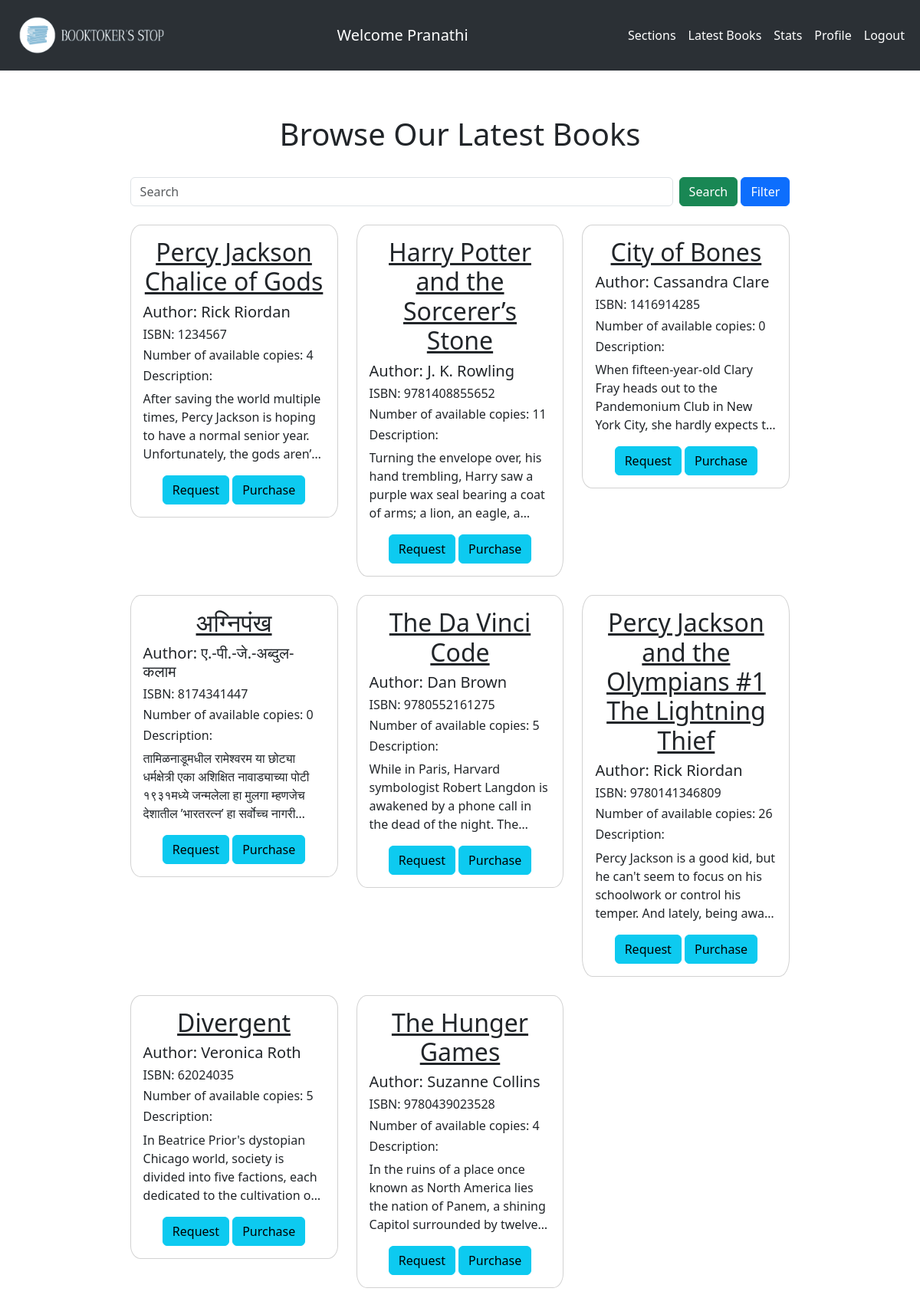
The app's page /latest_books (signed in) with its own data.
### application/models.py (models this page shows, shortened)
class Users(db.Model, UserMixin):
    user_id = db.Column(db.Integer(), autoincrement=True, primary_key=True)
    username = db.Column(db.String(), unique = True, nullable = False)
    password = db.Column(db.String(), nullable = False)
    name = db.Column(db.String(), nullable = False)
    role = db.Column(db.Integer, db.ForeignKey("roles.role_id"), nullable = False, default = 3)
    date = db.Column(db.DateTime(), default=datetime.now)

class Books(db.Model):
    book_id = db.Column(db.Integer, autoincrement=True, primary_key=True)
    title = db.Column(db.String, nullable = False)
    author = db.Column(db.String, nullable = False)
    pages = db.Column(db.Integer, nullable = False)
    rating = db.Column(db.Integer)
    isbn_no = db.Column(db.Integer, nullable = False)
    datecreated = db.Column(db.DateTime, default=datetime.now)
    lang = db.Column(db.String, nullable = False)
    copies = db.Column(db.Integer, nullable = False)
    availablecopies = db.Column(db.Integer, nullable = False)
    description = db.Column(db.Text)
    filename = db.Column(db.String, nullable = False)
    price= db.Column(db.Integer, nullable = False)
    section_id = db.Column(db.Integer, db.ForeignKey("sections.section_id"), nullable = False)

### application/controllers.py (the view)
@app.route('/latest_books')
@login_required
def latest_books():
    admin = isAdmin(current_user)
    books = Books.query.order_by(Books.datecreated.desc()).all()
    return render_template('latest_books.html', books = books, admin = admin, username = current_user.name)

### application/controllers.py (called while the page is built)
@login_manager.user_loader
def load_user(user_id):
    return Users.query.get(user_id)

### application/utilities.py (called while the page is built)
def isAdmin(user):
    if user.role == 3:
        return False
    else:
        return True

### templates/latest_books.html (shortened to what this page needs)
{% extends "base.html" %}
{% block body %}
    <div id="main">
        <div id="background-canvas">
            <div id="canvas">
                <br/>
                <h1 style="text-align: center;">Browse Our Latest Books</h1>
                <br/>
                {% include 'searchbar.html' %}
                <br/>
                <div class="row row-cols-1 row-cols-md-3 g-4">
                    {% for book in books%}
                        {% include 'book.html' %}
                    {% endfor %}
                </div>
            </div>
            <br/>
        </div>
    </div>
{% endblock %}

### templates/navbar.html (shortened to what this page needs)
<nav class="navbar fixed-top navbar-expand-lg bg-body-tertiary" id = " navbar-custom" data-bs-theme="dark">
  <div class="container-fluid">
    <nav class="navbar bg-body-tertiary">
      <div class="container-fluid">
        <a class="navbar-brand" href="/">
          <img src="/static/label.png" alt="Logo" height="50" class="d-inline-block ">
        </a>
      </div>
    </nav>
      <a class="navbar-brand" href="/dashboard">Welcome {{username}}</a>
        <div>
          <ul class="navbar-nav me-auto mb-2 mb-lg-0">
            <li class="nav-item">
              <a class="nav-link active" aria-current="page" href="/sections">Sections</a>
            </li>
            <li class="nav-item">
              <a class="nav-link active" aria-current="page" href="/latest_books">Latest Books</a>
            </li>
            <li class="nav-item">
              <a class="nav-link active" aria-current="page" href="/stats">Stats</a>
            </li>
            <li class="nav-item">
              <a class="nav-link active" aria-current="page" href="/profile">Profile</a>
            </li>
            <li class="nav-item">
              <a class="nav-link active" aria-current="page" href="/logout">Logout</a>
            </li>
          </ul>
        </div>
      </div>
</nav>

### templates/book.html (shortened to what this page needs)
<div class="col">
    <div class="card" style="border-radius: 5%">
        <div class="card-body">
            <div class="card-text" style="transform: rotate(0);">
                <u><h2 class="card-title" style="text-align: center;">{{book.title}}</h2></u>
                <h5 class="card-text">Author: {{book.author}}</h5>
                <h6 class="card-text">ISBN: {{book.isbn_no}}</h6>
                <h6 class="card-text">Number of available copies: {{book.availablecopies}}</h6>
                <h6 class="card-text">Description:</h6>
                <p id = "limited-content">{{book.description}}</p>
            </div>
            <div style="text-align: center;">
                    {% if admin %}
                        <a class="btn btn-success" href="/edit_book/{{ book.book_id }}" role="button">Edit</a>
                        <form action="/book/{{ book.book_id }}/delete" onSubmit="return confirm('Delete book? \n This action cannot be undone');">
                            <p></p>
                            <input class="btn btn-danger" type="submit" value="Delete">
                        </form>
                    {% else %}
                        <a class="btn btn-info" href="/request/{{book.book_id}}" role="button">Request</a>
                        <a class="btn btn-info" href="/purchase/{{book.book_id}}" role="button">Purchase</a>
                    {% endif %}
            </div>
        </div>
    </div>
</div>

### static/style.css (style rules this page uses)
* { margin: 0px; }
#main { margin-top: 0px; height: 100%; background-size: cover; background-position: center; background-attachment: fixed; }
#canvas { width: 80%; height: 100%; margin: auto; margin-top: 125px; }
#background-canvas { width: 90%; margin: auto; height: 100%; margin-top: 0px; background-color: rgba(255, 255, 255, 0.40); height: 100%; border: 2px solid white; background-size: cover; background-position: center; background-attachment: fixed; }
#limited-content { overflow: hidden; display: -webkit-box; -webkit-line-clamp: 4; line-clamp: 2; -webkit-box-orient: vertical; }
a { text-decoration: none; }

### records on screen
Users: name "Pranathi"
Books: title "Percy Jackson Chalice of Gods", author "Rick Riordan", isbn_no "1234567", availablecopies "4", description "After saving the world multiple times, Percy Jackson is hoping to have a normal senior year. Unfortunately, the gods…"
Books: title "Harry Potter and the Sorcerer’s Stone", author "J. K. Rowling", isbn_no "9781408855652", availablecopies "11", description "Turning the envelope over, his hand trembling, Harry saw a purple wax seal bearing a coat of arms; a lion, an eagle,…"
Books: title "City of Bones", author "Cassandra Clare", isbn_no "1416914285", availablecopies "0", description "When fifteen-year-old Clary Fray heads out to the Pandemonium Club in New York City, she hardly expects…"
Books: title "अग्निपंख", author "ए.-पी.-जे.-अब्दुल-कलाम", isbn_no "8174341447", availablecopies "0", description "तामिळनाडूमधील रामेश्वरम या छोट्या धर्मक्षेत्री एका अशिक्षित नावाड्याच्या पोटी १९३१मध्ये जन्मलेला हा मुलगा म्हणजेच देशातील ’भारतरत्न’ हा सर्वोच्च…"
Books: title "The Da Vinci Code", author "Dan Brown", isbn_no "9780552161275", availablecopies "5", description "While in Paris, Harvard symbologist Robert Langdon is awakened by a phone call in the dead of the night.…"
Books: title "Percy Jackson and the Olympians #1 The Lightning Thief", author "Rick Riordan", isbn_no "9780141346809", availablecopies "26", description "Percy Jackson is a good kid, but he can't seem to focus on his schoolwork or control his temper. And lately, being…"
Books: title "Divergent", author "Veronica Roth", isbn_no "62024035", availablecopies "5", description "In Beatrice Prior's dystopian Chicago world, society is divided into five factions, each dedicated to the cultivation…"
Books: title "The Hunger Games", author "Suzanne Collins", isbn_no "9780439023528", availablecopies "4", description "In the ruins of a place once known as North America lies the nation of Panem, a shining Capitol surrounded by…"
